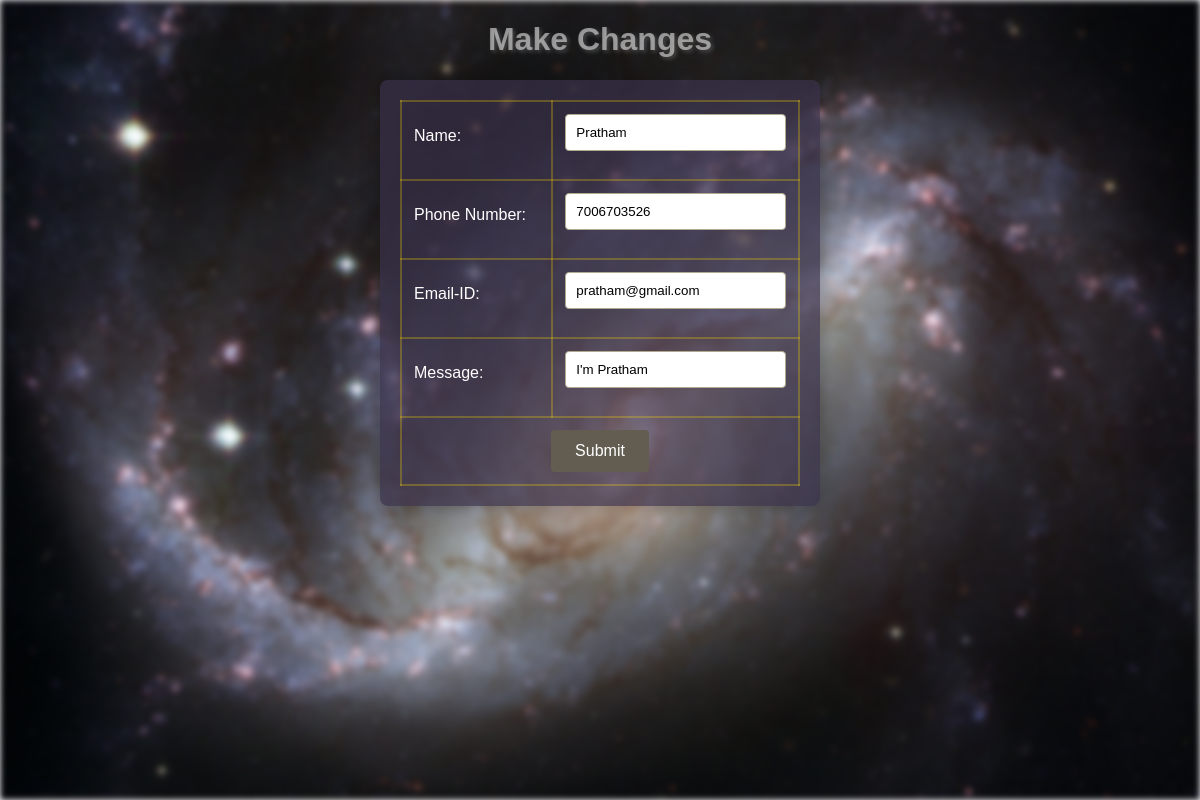
Page /edit/10 on the committed database.
### crudapp/models.py (models this page shows)
class Msg(models.Model):
    name = models.CharField(max_length=100)
    email = models.EmailField()
    mobile = models.CharField(max_length=10)
    message = models.CharField(max_length=200)

### crudapp/views.py (the view, shortened to what this page needs)
# urls.py: path("edit/<rid>",views.edit),
def edit(request, rid):
    if request.method == "GET":
        m=Msg.objects.filter(id=rid)
        context={}
        context["data"]=m
        return render(request,"edit.html",context)

### templates/edit.html (shortened to what this page needs)
<!DOCTYPE html>
{% load static %}
<html lang="en">
  <head>
    <link rel="stylesheet" href='{% static "css/create.css" %}' />
  </head>
  <body>
    <div class="bg-img"></div>
    <h1>Make Changes</h1>
    {% for x in data %}
    <form action="" method="post">
      <table align="center">
        <tr>
          <td><label for="name">Name:</label></td>
          <td><input type="text" id="name" name="name" value="{{x.name}}" /></td>
        </tr>
        <tr>
          <td><label for="phone">Phone Number:</label></td>
          <td>
            <input
              type="tel"
              id="phone"
              name="phone"
              placeholder="Enter 10-digit phone number"
              value="{{x.mobile}}"
            />
          </td>
        </tr>
        <tr>
          <td><label for="email">Email-ID:</label></td>
          <td>
            <input
              type="email"
              id="email"
              name="email"
              placeholder="Enter your email address."
              value="{{x.email}}"
            />
          </td>
        </tr>
        <tr>
          <td><label for="message">Message:</label></td>
          <td>
         <input type="textarea" id="message" value="{{x.message}}" name="message" rows="4" >
          </td>
        </tr>
        <tr>
          <td colspan="2" style="text-align: center;">
            <input type="submit" value="Submit" />
          </td>
        </tr>
      </table>
    </form>
    {% endfor %}
  </body>
</html>

### static/css/create.css (style rules this page uses)
body { font-family: 'Arial', sans-serif; margin: 0; padding: 0; }
.bg-img { background-image: url("../images/bg-img.jpg"); position: absolute; top: 0; right: 0; bottom: 0; left: 0; background-size: cover; height: 100vh; background-repeat: no-repeat; z-index: -1; filter: blur(3px); }
h1 { text-align: center; color: #e8e8e893; text-shadow: 2px 2px 4px rgba(255, 255, 255, 0.219); }
form { max-width: 400px; margin: 20px auto; background-color: #39304ab1; padding: 20px; border-radius: 8px; box-shadow: 0 0 20px rgba(0, 0, 0, 0.3); }
label { display: block; margin-bottom: 8px; color: #ffffff; }
input[type="text"], input[type="tel"], input[type="email"], input[type="textarea"] { width: 100%; padding: 10px; margin-bottom: 16px; border: 1px solid #B0A990; border-radius: 4px; box-sizing: border-box; transition: border-color 0.3s ease; }
input[type="submit"] { background-color: #635C51; color: #fff; padding: 12px 24px; border: none; border-radius: 4px; cursor: pointer; font-size: 16px; transition: background-color 0.3s ease; }
table { width: 100%; border-collapse: collapse; }
td { padding: 12px; border: 2px solid #ffd90043; animation: glow 2s infinite; }

### rows in the picture
Msg: name "Pratham", phone "7006703526", email "pratham@gmail.com", message "I'm Pratham"
